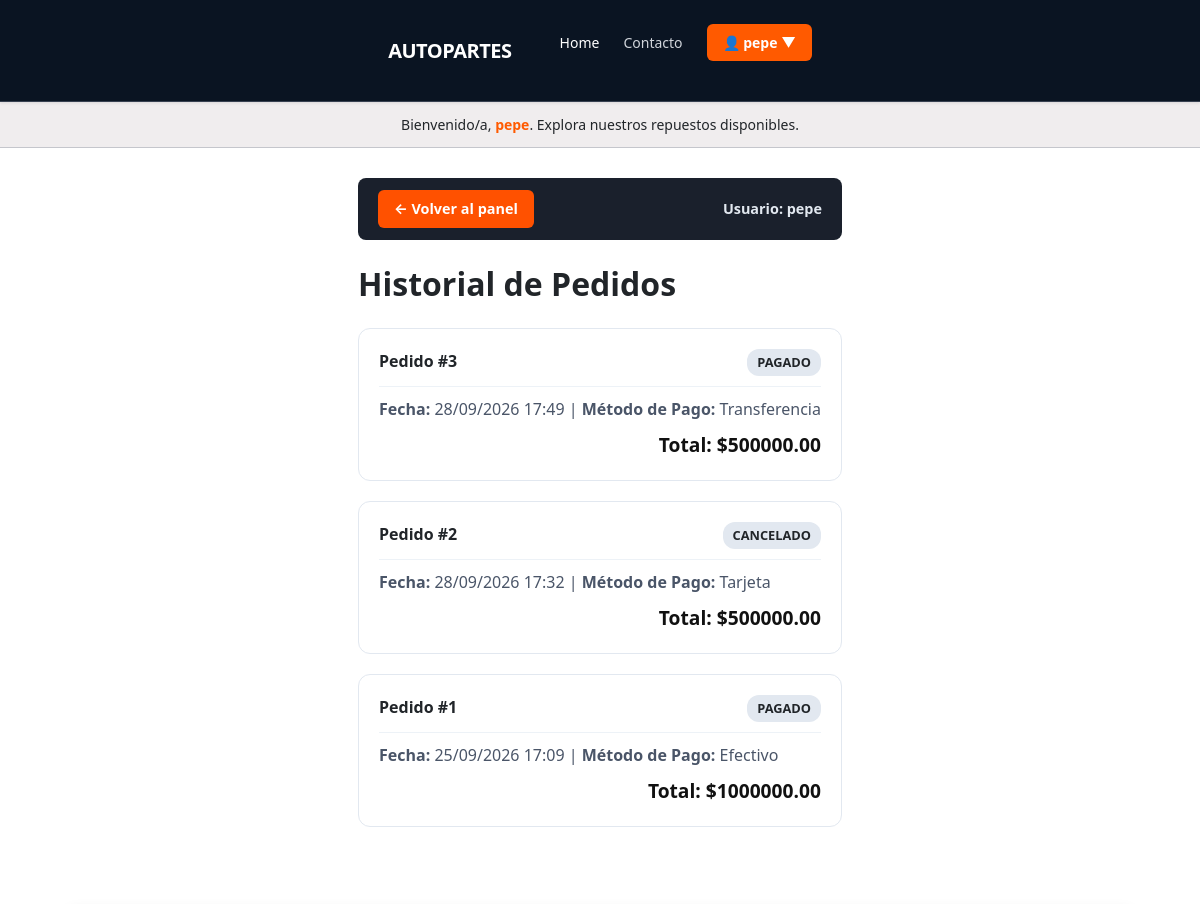
The page /cliente/mis-pedidos/ (signed in, upper part) on the database as committed earlier.
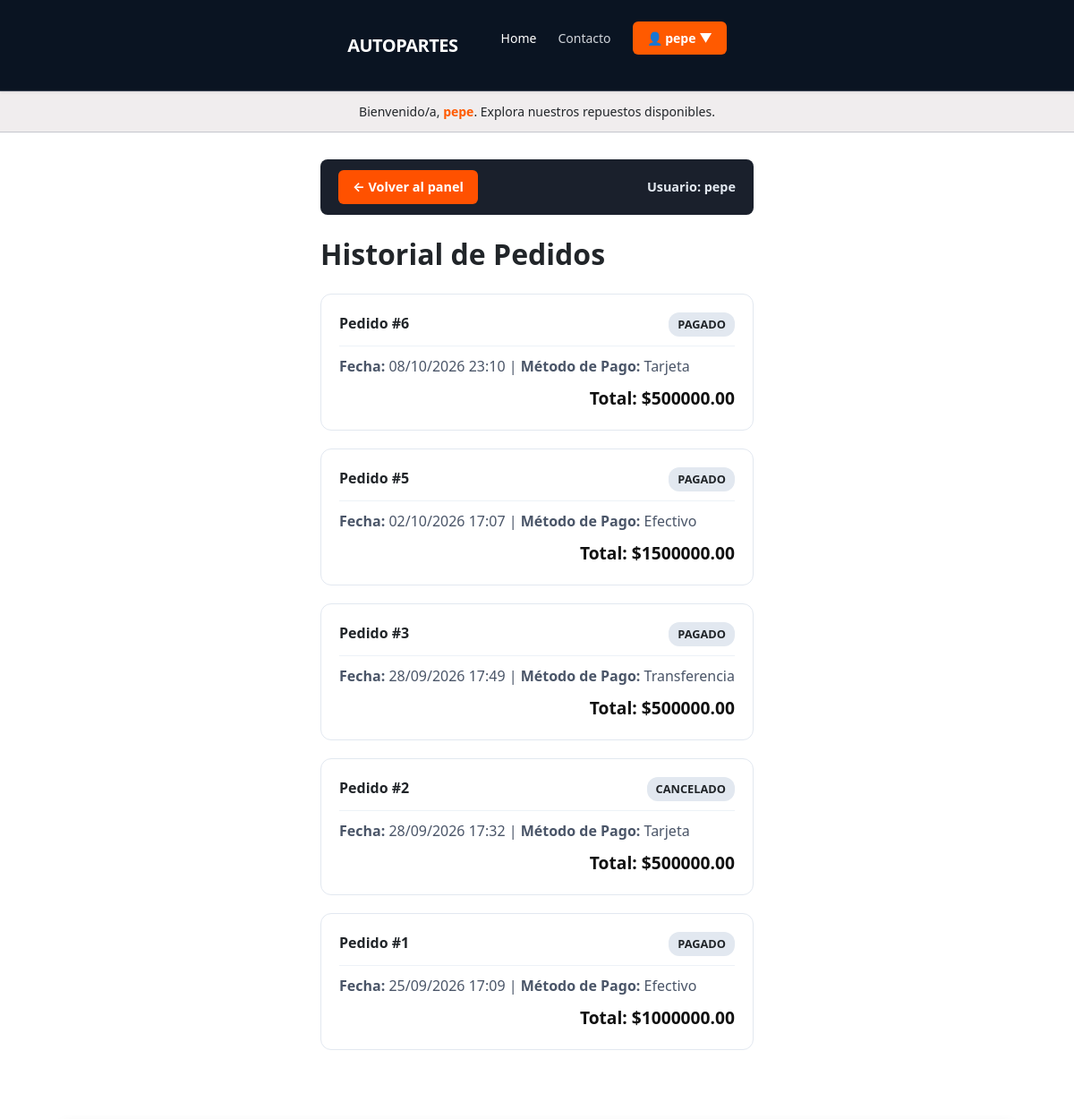
The same page on the database as committed later.
### clientes/models.py (models this page shows, shortened)
class Pedido(models.Model):
    ESTADOS = [
        ("pendiente", "Pendiente"),
        ("pagado", "Pagado"),
        ("enviado", "Enviado"),
        ("entregado", "Entregado"),
        ("cancelado", "Cancelado"),
    ]
    cliente = models.ForeignKey(Cliente, on_delete=models.CASCADE)
    fecha = models.DateTimeField(auto_now_add=True)
    total = models.DecimalField(max_digits=10, decimal_places=2, default=0)
    estado = models.CharField(max_length=20, choices=ESTADOS, default="pendiente")
    metodo_pago = models.CharField(max_length=50, default="efectivo")

### clientes/views.py (the view)
# urls.py: path('mis-pedidos/', views.mis_pedidos, name='mis_pedidos'),
@login_required
def mis_pedidos(request):
    cliente = _obtener_o_crear_cliente(request.user)
    pedidos = Pedido.objects.filter(cliente=cliente).order_by('-fecha')
    return render(request, 'clientes/pedidos.html', {'pedidos': pedidos})

### clientes/views.py (called while the page is built)
def _obtener_o_crear_cliente(user):
    cliente, _ = Cliente.objects.get_or_create(usuario=user)
    return cliente

### templates/clientes/pedidos.html (shortened to what this page needs)
{% extends 'Autopartes/index.html' %}
{% load static %}
{% block codigoDinamico %}
<div class="orders-wrapper">
    <div class="nav-panel-bar">
        <a href="{% url 'panel_cliente' %}" class="btn-back-panel">
            ← Volver al panel
        </a>
        <span style="color: #e2e8f0; font-weight: 600; font-size: 0.9rem;">
            Usuario: {{ request.user.username }}
        </span>
    </div>
    <h1 style="font-size: 2rem; font-weight: 800; margin-bottom: 25px;">Historial de Pedidos</h1>
    {% for pedido in pedidos %}
        <div class="order-card">
            <div style="display: flex; justify-content: space-between; border-bottom: 1px solid #edf2f7; padding-bottom: 10px; margin-bottom: 10px;">
                <strong>Pedido #{{ pedido.id }}</strong>
                <span style="background: #e2e8f0; padding: 4px 10px; border-radius: 12px; font-size: 0.8rem; font-weight: 700; text-transform: uppercase;">{{ pedido.estado }}</span>
            </div>
            <p style="margin: 5px 0; color: #4a5568;"><strong>Fecha:</strong> {{ pedido.fecha|date:"d/m/Y H:i" }} | <strong>Método de Pago:</strong> {{ pedido.metodo_pago|capfirst }}</p>
            <div style="text-align: right; font-size: 1.2rem; font-weight: 800; color: #111111; margin-top: 10px;">Total: ${{ pedido.total }}</div>
        </div>
    {% empty %}
        <div style="background: white; padding: 30px; border-radius: 12px; text-align: center; border: 1px solid #e2e8f0;">
            <p style="color: #718096;">Aún no has realizado ningún pedido.</p>
        </div>
    {% endfor %}
</div>
{% endblock codigoDinamico %}

Rows that differ between the two databases and show on the page:
added Pedido: id "6", estado "PAGADO", fecha "08/10/2026 23:10", metodo_pago "Tarjeta", total "500000.00"
added Pedido: id "5", estado "PAGADO", fecha "02/10/2026 17:07", metodo_pago "Efectivo", total "1500000.00"
